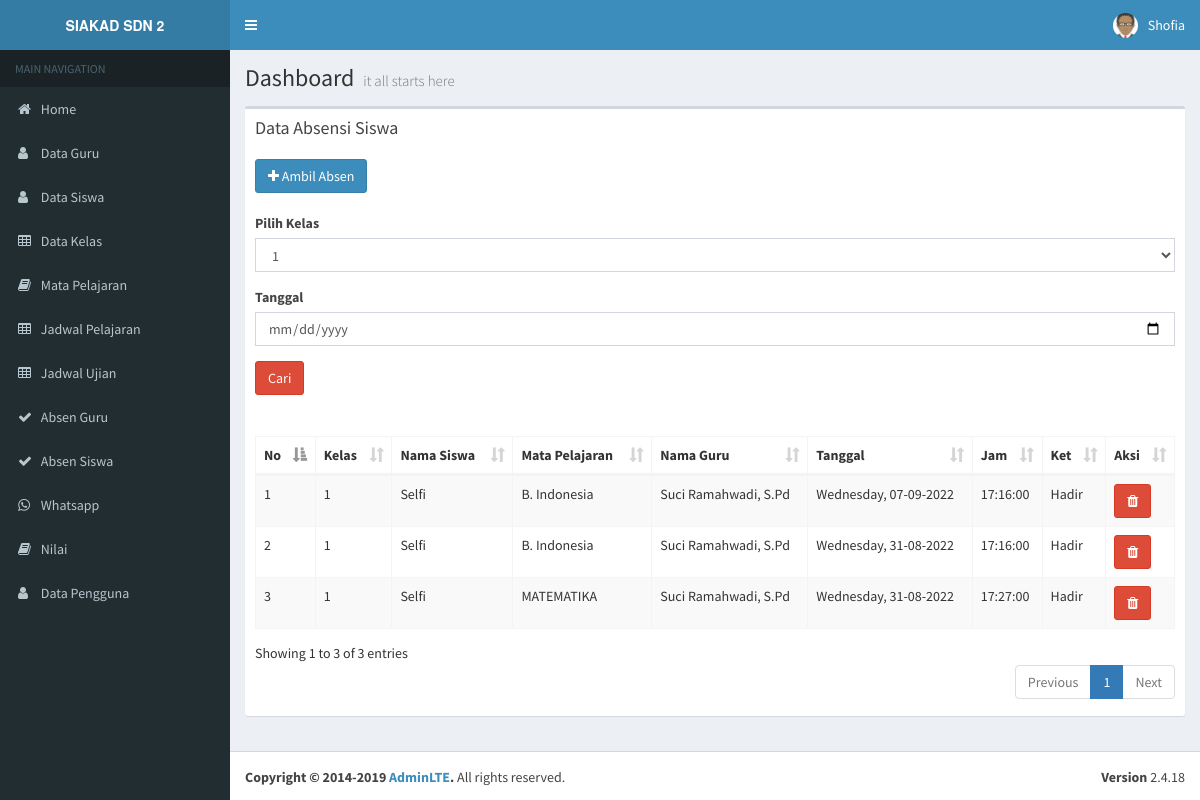
Page /admin/index.php?route=absen-siswa (signed in) on the committed database.
### tables this page shows
CREATE TABLE `absen_siswa` (
  `id_absen_siswa` int(11) NOT NULL,
  `id_siswa` int(11) NOT NULL,
  `id_mapel` int(11) NOT NULL,
  `id_guru` int(11) NOT NULL,
  `tgl` date NOT NULL,
  `jam` time NOT NULL,
  `ket` varchar(10) NOT NULL,
  `alasan` text DEFAULT NULL
);

CREATE TABLE `mapel` (
  `id_mapel` int(11) NOT NULL,
  `nama_mapel` varchar(100) NOT NULL,
  `kkm` int(11) NOT NULL,
  `id_kelas` varchar(11) NOT NULL
);

CREATE TABLE `siswa` (
  `id_siswa` int(11) NOT NULL,
  `nis_siswa` varchar(10) NOT NULL,
  `nama_siswa` varchar(35) DEFAULT NULL,
  `tempat_lahir_siswa` varchar(200) DEFAULT NULL,
  `tgl_lahir_siswa` date DEFAULT NULL,
  `agama_siswa` varchar(20) DEFAULT NULL,
  `jenis_kelamin_siswa` varchar(10) DEFAULT NULL,
  `alamat_siswa` text DEFAULT NULL,
  `telepon_siswa` varchar(20) DEFAULT NULL,
  `id_kelas` int(11) DEFAULT NULL,
  `nama_ortu` varchar(35) DEFAULT NULL,
  `wa_ortu` varchar(20) DEFAULT NULL,
  `id_user` int(11) NOT NULL
);

CREATE TABLE `guru` (
  `id_guru` int(11) NOT NULL,
  `nip_guru` varchar(20) DEFAULT NULL,
  `nama_guru` varchar(50) DEFAULT NULL,
  `tempat_lahir_guru` varchar(200) DEFAULT NULL,
  `tgl_lahir_guru` date DEFAULT NULL,
  `agama_guru` varchar(10) DEFAULT NULL,
  `jenis_kelamin_guru` varchar(10) DEFAULT NULL,
  `telepon_guru` varchar(20) DEFAULT NULL,
  `email` text DEFAULT NULL,
  `alamat_guru` text DEFAULT NULL,
  `gol` varchar(20) DEFAULT NULL,
  `pangkat` varchar(20) DEFAULT NULL,
  `id_user` int(11) NOT NULL
);

### admin/absen_siswa/index.php (the view, shortened to what this page needs)
 <div class="box">
  <div class="box-header">
    <h3 class="box-title">Data Absensi Siswa</h3>
  </div>
  <div class="box-header">
    <a href="index.php?route=tambah-absen-siswa" class="btn btn-primary"><i class="fa fa-plus"></i> Ambil Absen</a>
  </div>
  <?php if ($_SESSION['role']==1): ?>
  <div class="box-header">
   <form action="" method="POST">
      <div class="form-group">
      <label>Pilih Kelas</label>
      <select class="form-control" name="id_kelas">
        <?php
        $sql = mysqli_query($koneksi,"SELECT * FROM kelas");
        foreach ($sql as $data_k) {
          ?>
          <option value="<?= $data_k['id_kelas'] ?>"><?= $data_k['id_kelas'] ?></option>
        <?php } ?>
      </select>
    </div>
    <div class="form-group">
      <label>Tanggal</label>
      <input type="date" name="tgl" class="form-control">
    </div>
    <div class="form-group">
      <button type="submit" name="submit" class="btn btn-danger">Cari</button>
    </div>
   </form>
  </div>
  <?php endif ?>
  <div class="box-body">
    <table id="example2" style="width:100%;" class="table table-bordered table-striped">
      <thead>
        <tr>
          <th>No</th>
          <th>Kelas</th>
          <th>Nama Siswa</th>
          <th>Mata Pelajaran</th>
          <th>Nama Guru</th>
          <th>Tanggal</th>
          <th>Jam</th>
          <th>Ket</th>
          <th>Aksi</th>
        </tr>
      </thead>
      <tbody>
        <?php
        $no=1;
        if ($_SESSION['role']==4) {
           $sql = mysqli_query($koneksi,"SELECT * FROM absen_siswa JOIN siswa JOIN mapel JOIN guru ON absen_siswa.id_siswa=siswa.id_siswa AND absen_siswa.id_mapel=mapel.id_mapel AND absen_siswa.id_guru=guru.id_guru WHERE siswa.id_user='$_SESSION[id_user]' ORDER BY tgl DESC");
        }else{
          if (isset($_POST['submit'])) {
          $sql = mysqli_query($koneksi,"SELECT * FROM absen_siswa JOIN siswa JOIN mapel JOIN guru ON absen_siswa.id_siswa=siswa.id_siswa AND absen_siswa.id_mapel=mapel.id_mapel AND absen_siswa.id_guru=guru.id_guru WHERE siswa.id_kelas='$_POST[id_kelas]' AND absen_siswa.tgl='$_POST[tgl]'  ORDER BY tgl DESC");
        }else{
           $sql = mysqli_query($koneksi,"SELECT * FROM absen_siswa JOIN siswa JOIN mapel JOIN guru ON absen_siswa.id_siswa=siswa.id_siswa AND absen_siswa.id_mapel=mapel.id_mapel AND absen_siswa.id_guru=guru.id_guru ORDER BY tgl DESC");
        }
        }
        foreach ($sql as $data) {
        ?>
        <tr>
          <td><?= $no++ ?></td>
          <td><?= $data['id_kelas'] ?></td>
          <td><?= $data['nama_siswa'] ?></td>
          <td><?= $data['nama_mapel'] ?></td>
          <td><?= $data['nama_guru'] ?></td>
          <td><?= date('l,  d-m-Y',strtotime($data['tgl'])) ?></td>
          <td><?= $data['jam'] ?></td>
          <td><?= $data['ket'] ?></td>
          <td>
            <?php if ($_SESSION['role']==1): ?>
            <a href="index.php?route=hapus-absen-siswa&id_absen=<?= $data['id_absen_siswa'] ?>" onclick="return confirm('Yakin untuk mengahapus?')" class="btn btn-danger"><i class="fa fa-trash"></i></a>
            <?php endif ?>
          </td>
        </tr>
        <?php } ?>
      </tbody>
    </table>
  </div>
</div>

### admin/header.php (shortened to what this page needs)
<!DOCTYPE html>
<html>
<head>
  <link rel="stylesheet" href="../bower_components/bootstrap/dist/css/bootstrap.min.css">
  <link rel="stylesheet" href="../bower_components/font-awesome/css/font-awesome.min.css">
  <link rel="stylesheet" href="../bower_components/Ionicons/css/ionicons.min.css">
  <link rel="stylesheet" href="../dist/css/AdminLTE.min.css">
  <link rel="stylesheet" href="../dist/css/skins/_all-skins.min.css">
  <link rel="stylesheet" href="../bower_components/datatables.net-bs/css/dataTables.bootstrap.min.css">
</head>

### admin/index.php (shortened to what this page needs)
<?php include 'header.php' ?>
<body class="hold-transition skin-blue sidebar-mini">
<div class="wrapper">
  <header class="main-header">
    <a href="index.php" class="logo">
      <span class="logo-lg" style="font-size:14px;"><b>SIAKAD SDN 2 GALAHERANG</b></span>
    </a>
    <nav class="navbar navbar-static-top">
      <a href="#" class="sidebar-toggle" data-toggle="push-menu" role="button">
      </a>
      <div class="navbar-custom-menu">
        <ul class="nav navbar-nav">
          <li class="dropdown user user-menu">
            <a href="#" class="dropdown-toggle" data-toggle="dropdown">
              <img src="../dist/img/avatar.png" class="user-image" alt="User Image">
              <span class="hidden-xs"><?= $_SESSION['nm_user'] ?></span>
            </a>
          </li>
        </ul>
      </div>
    </nav>
  </header>
  <?php include 'menu.php' ?>
  <div class="content-wrapper">
    <section class="content-header">
      <h1>
        Dashboard
        <small>it all starts here</small>
      </h1>
    </section>
    <section class="content">
    <?php include '../config/page_admin.php'; ?>
    </section>
  </div>
  <footer class="main-footer">
    <div class="pull-right hidden-xs">
      <b>Version</b> 2.4.18
    </div>
    <strong>Copyright &copy; 2014-2019 <a href="https://adminlte.io">AdminLTE</a>.</strong> All rights
    reserved.
  </footer>
</div>
<?php include 'footer.php' ?>

### admin/menu.php (shortened to what this page needs)
<aside class="main-sidebar">
    <section class="sidebar">
      <ul class="sidebar-menu" data-widget="tree">
        <li class="header">MAIN NAVIGATION</li>
        <li><a href="index.php?route=home"><i class="fa fa-home"></i> <span>Home</span></a></li>
        <?php if ($_SESSION['role']==1 OR $_SESSION['role']==2): ?>
          <li><a href="index.php?route=data-guru"><i class="fa fa-user"></i> <span>Data Guru</span></a></li>
        <li><a href="index.php?route=data-siswa"><i class="fa fa-user"></i> <span>Data Siswa</span></a></li>
        <li><a href="index.php?route=data-kelas"><i class="fa fa-table"></i> <span>Data Kelas</span></a></li>
        <li><a href="index.php?route=data-mapel"><i class="fa fa-book"></i> <span>Mata Pelajaran</span></a></li>
        <li><a href="index.php?route=data-jadwal-pelajaran"><i class="fa fa-table"></i> <span>Jadwal Pelajaran</span></a></li>
        <li><a href="index.php?route=data-jadwal-ujian"><i class="fa fa-table"></i> <span>Jadwal Ujian</span></a></li>
        <li><a href="index.php?route=absen-guru"><i class="fa fa-check"></i> <span>Absen Guru</span></a></li>
        <li><a href="index.php?route=absen-siswa"><i class="fa fa-check"></i> <span>Absen Siswa</span></a></li>
        <li><a href="index.php?route=wa"><i class="fa fa-whatsapp"></i> <span>Whatsapp</span></a></li>
        <li><a href="index.php?route=raport"><i class="fa fa-book"></i> <span>Nilai</span></a></li>
        <li><a href="index.php?route=data-pengguna"><i class="fa fa-user"></i> <span>Data Pengguna</span></a></li>
        <?php endif ?>
      </ul>
    </section>
  </aside>

### config/page_admin.php (shortened to what this page needs)
<?php
if (isset($_GET['route'])) {
	$route = $_GET['route'];
	switch ($route) {
		case 'absen-siswa':
			include '../admin/absen_siswa/index.php';
			break;
	}
}
?>

### admin/footer.php (shortened to what this page needs)
</body>
</html>

### rows in the picture
absen_siswa: id_mapel.id_kelas "1", id_siswa.nama_siswa "Selfi", id_mapel.nama_mapel "B. Indonesia", id_guru.nama_guru "Suci Ramahwadi, S.Pd", tgl "Wednesday, 07-09-2022", jam "17:16:00", ket "Hadir"
absen_siswa: id_mapel.id_kelas "1", id_siswa.nama_siswa "Selfi", id_mapel.nama_mapel "B. Indonesia", id_guru.nama_guru "Suci Ramahwadi, S.Pd", tgl "Wednesday, 31-08-2022", jam "17:16:00", ket "Hadir"
absen_siswa: id_mapel.id_kelas "1", id_siswa.nama_siswa "Selfi", id_mapel.nama_mapel "MATEMATIKA", id_guru.nama_guru "Suci Ramahwadi, S.Pd", tgl "Wednesday, 31-08-2022", jam "17:27:00", ket "Hadir"

### other values in the picture
$_SESSION['nm_user'] "Shofia"
form field id_kelas "1"
